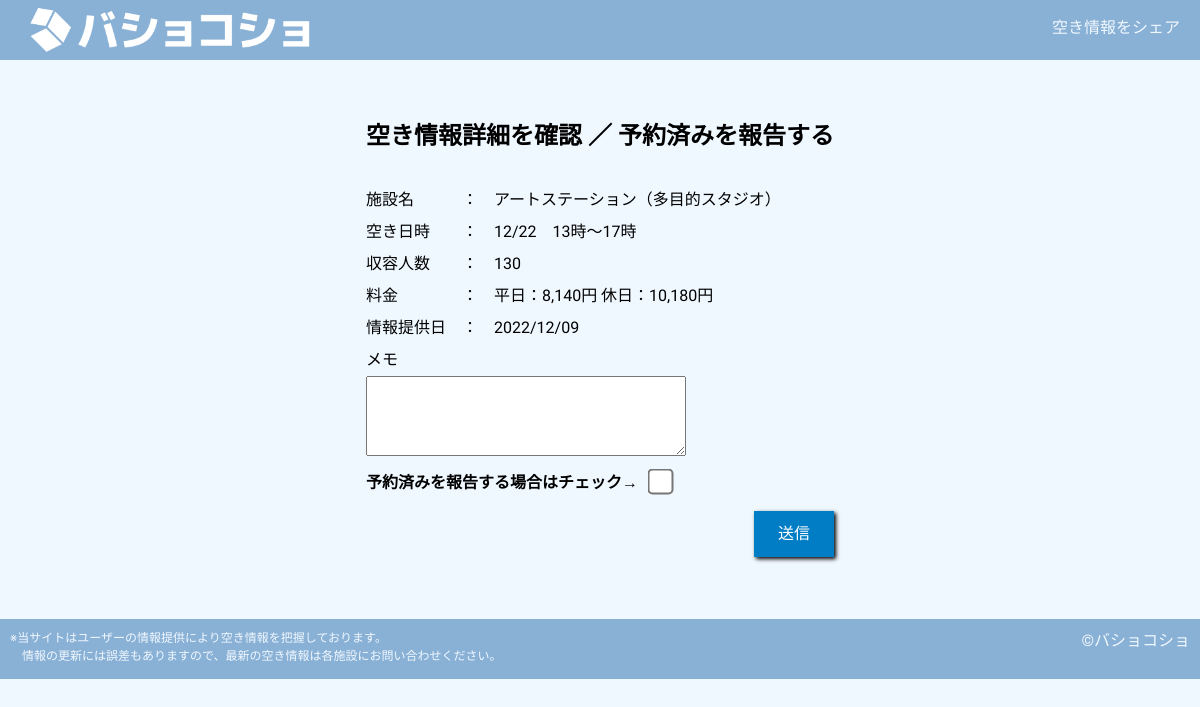
Before: /detail/1 with the older database file.
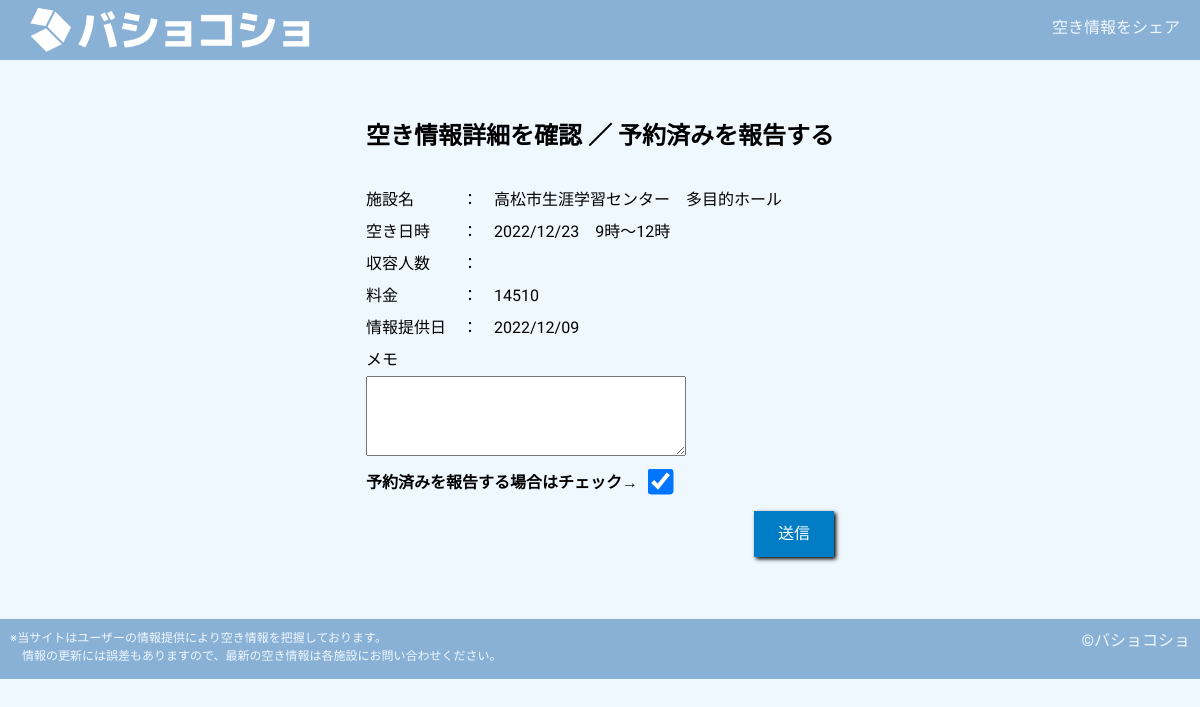
After: the same page with the newer database file.
### tables this page shows
CREATE TABLE "space_list" (
	"ID"	INTEGER NOT NULL,
	"name"	TEXT NOT NULL,
	"space_date"	TEXT NOT NULL,
	"start_time"	INTEGER NOT NULL,
	"end_time"	INTEGER NOT NULL,
	"capacity"	TEXT,
	"price"	TEXT,
	"memo"	TEXT,
	"reserved"	INTEGER NOT NULL DEFAULT 0,
	"createAt"	TEXT,
	PRIMARY KEY("ID" AUTOINCREMENT)
);

### app.py (the view)
@app.route('/detail/<id>')
def detail_get(id):
    conn = sqlite3.connect('bk.db')
    cur = conn.cursor()
    cur.execute("SELECT * FROM space_list WHERE ID = ?;", (id,))
    space = cur.fetchone()
    conn.close()
    return render_template('detail.html', space=space)

### templates/detail.html
{% extends 'base.html' %}
{% block content %}
    <div class="detail-container">
        <h2>空き情報詳細を確認 ／ 予約済みを報告する</h2>
        <br>
        <p>施設名　　　：　{{ space[1] }}</p>
        <p>空き日時　　：　{{ space[2] }}　{{ space[3] }}時～{{ space[4] }}時</p>
        <p>収容人数　　：　{% if space[5] %}{{ space[5] }}{% endif %}</p>
        <p>料金　　　　：　{% if space[6] %}{{ space[6] }}{% endif %}</p>
        <p>情報提供日　：　{{ space[9] }}</p>
        <form action="/detail/{{ space[0] }}" method="post">
            <p>メモ</p>
            <textarea name="memo" id="edit-memo">{% if space[7] %}{{ space[7] }}{% endif %}</textarea>
            <br>
            <strong>予約済みを報告する場合はチェック→</strong><input type="checkbox" name="done" id="edit-done" value="done" {% if space[8] == 1 %} checked {% endif %}>
            <input type="submit" value="送信" class="add-btn">
        </form>
    </div>
{% endblock %}

### templates/base.html (shortened to what this page needs)
<!DOCTYPE html>
<html lang="ja">
<head>
    <link rel="stylesheet" href="{{ url_for('static', filename='css/SimpleReset.css') }}">
    <link rel="stylesheet" href="https://cdnjs.cloudflare.com/ajax/libs/jqueryui/1.12.1/themes/base/jquery-ui.min.css">
    <link rel="stylesheet" href="{{ url_for('static', filename='css/style.css') }}">
</head>
<body>
    <header>
        <div class="logo"><a href="/"><img src="{{ url_for('static', filename='img/logo.png') }}" alt="バショコショ"></a></div>
        <ul class="menu">
            <li><a href="/add">空き情報をシェア</a></li>
        </ul>
    </header>
    {% block content %}
    {% endblock %}
    <footer>
        <div class="notice">
            <p>※当サイトはユーザーの情報提供により空き情報を把握しております。</p>
            <p>　情報の更新には誤差もありますので、最新の空き情報は各施設にお問い合わせください。</p>
        </div>
        <div class="copy">
            &copy;バショコショ
        </div>
    </footer>
</body>
</html>

### static/css/style.css (style rules this page uses)
body { font-family: "M PLUS 1p", "Noto Sans JP", "ヒラギノ角ゴ Pro W3", "Hiragino Kaku Gothic Pro", "ヒラギノ角ゴ ProN W3", "Hiragino Kaku Gothic ProN", "游ゴシック", YuGothic, "メイリオ", "Meiryo", "HGPｺﾞｼｯｸM", "Osaka", "ＭＳ Ｐゴシック", sans-serif, Century Gothic, Arial; background-color:#F0F8FF; }
a { color: inherit; text-decoration: none; }
header { top: 0px; position: fixed; height: 60px; width: 100%; background-color: #89B0D5; color: aliceblue; }
.logo { float: left; margin-left: 20px; font-size: 32px; font-weight: bold; }
.logo img { margin-top: 3px; height: 52px; }
.menu { float: right; margin-right: 20px; list-style: none; }
input[type="submit"] { margin-left: 10px; padding: 5px; width: 5em; color: white; background-color: #007DC5; border: 2px solid #007DC5; box-shadow: 2px 2px 4px #000; }
.add-btn { margin-top: 44px; float: right; }
.detail-container { width: fit-content; height: fit-content; margin: 120px auto; line-height: 2em; }
input[type="checkbox"] { transform: scale(2); margin-left: 1em; }
.detail-container textarea { width: 320px; height: 80px; }
footer { height: 60px; width: 100%; background-color: #89B0D5; color: aliceblue; padding-top: 10px; }
.notice { float: left; padding-left: 10px; font-size: 12px; }
.copy { float: right; padding-right: 10px; }

Changed rows visible on the page:
changed space_list: name "アートステーション（多目的スタジオ）" → "高松市生涯学習センター 多目的ホール"; space_date "12/22" → "2022/12/23"; start_time "13" → "9"; end_time "17" → "12"; price "平日：8,140円 休日：10,180円" → "14510"; reserved "☐" → "☑"; capacity "130" → (not shown)
